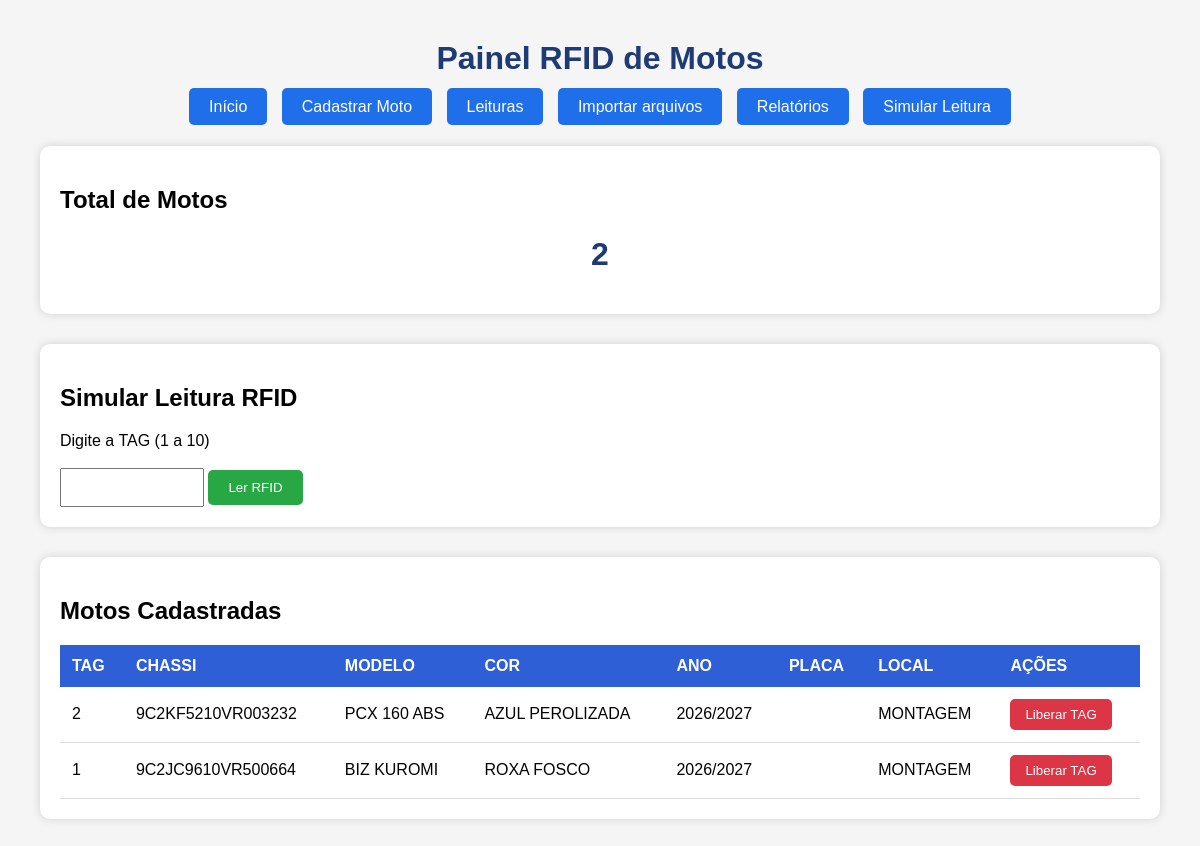
The page / on the database its author committed.
### database.py (models this page shows)
class Moto(db.Model):
    __tablename__ = "motos"
    id = db.Column(
        db.Integer,
        primary_key=True
    )
    tag_rfid = db.Column(
        db.Integer,
        unique=True,
        nullable=False
    )
    chassi = db.Column(
        db.String(100),
        unique=True,
        nullable=False
    )
    renavam = db.Column(
        db.String(50)
    )
    cor = db.Column(
        db.String(50),
        nullable=False
    )
    ano = db.Column(
        db.String(20),
        nullable=False
    )
    modelo = db.Column(
        db.String(100),
        nullable=False
    )
    placa = db.Column(
        db.String(20)
    )
    montador = db.Column(
        db.String(100)
    )
    local_atual = db.Column(
        db.String(100),
        default="PÁTIO"
    )
    status = db.Column(
        db.String(50),
        default="AGUARDANDO"
    )
    data_cadastro = db.Column(
        db.DateTime,
        default=datetime.now,
        nullable=False
    )

### app.py (the view)
@app.route('/')
def index():
    motos = Moto.query.order_by(
        Moto.id.desc()
    ).all()
    return render_template(
        'index.html',
        motos=motos
    )

### templates/index.html (shortened to what this page needs)
<!DOCTYPE html>
<html lang="pt-BR">
<head>
</head>
<body>
<h1>Painel RFID de Motos</h1>
<div class="menu">
<nav class="navbar">
    <a href="/">Início</a>
    <a href="/cadastrar">Cadastrar Moto</a>
    <a href="/leituras">Leituras</a>
    <a href="/importar">Importar arquivos</a>
    <a href="/relatorios">Relatórios</a>
    <a href="/ler">Simular Leitura</a>
</nav>
</div>
<div class="card">
<h2>Total de Motos</h2>
<h1>{{ motos|length }}</h1>
</div>
<div class="card">
<h2>Simular Leitura RFID</h2>
<form action="/ler" method="GET">
    <label>Digite a TAG (1 a 10)</label><br><br>
    <input
        type="number"
        name="tag"
        min="1"
        max="10"
        required
    >
    <button type="submit">
        Ler RFID
    </button>
</form>
</div>
<div class="card">
<h2>Motos Cadastradas</h2>
<table>
<thead>
<tr>
    <th>TAG</th>
    <th>CHASSI</th>
    <th>MODELO</th>
    <th>COR</th>
    <th>ANO</th>
    <th>PLACA</th>
    <th>LOCAL</th>
    <th>AÇÕES</th>
</tr>
</thead>
<tbody>
{% for moto in motos %}
<tr class="caracteristicas-moto">
    <td>{{ moto.tag_rfid }}</td>
    <td>{{ moto.chassi }}</td>
    <td>{{ moto.modelo }}</td>
    <td>{{ moto.cor }}</td>
    <td>{{ moto.ano }}</td>
    <td>{{ moto.placa }}</td>
    <td>{{ moto.local_atual }}</td>
    <td>
        <a href="/desvincular/{{ moto.id }}"
           onclick="return confirm('Deseja realmente liberar esta TAG RFID?')">
            <button style="
                background:#dc3545;
                color:white;
                border:none;
                padding:8px 15px;
                border-radius:5px;
                cursor:pointer;
            ">
                Liberar TAG
            </button>
        </a>
    </td>
</tr>
{% endfor %}
</tbody>
</table>
</div>
</body>
</html>

### templates/index.html (style rules this page uses)
body { font-family: Arial; background:#f5f5f5; margin:40px; }
h1 { text-align:center; color:#1f3b73; }
.menu { text-align:center; margin-bottom:30px; }
.menu a { text-decoration:none; background:#1f6feb; color:white; padding:10px 20px; border-radius:5px; margin:5px; }
.card { background:white; padding:20px; border-radius:10px; box-shadow:0 0 10px rgba(0,0,0,.15); margin-bottom:30px; }
table { width:100%; border-collapse:collapse; }
th,td { padding: 12px; text-align: left; }
th { background: #2f5fd7; color: white; }
td { border-bottom: 1px solid #ddd; }
input { padding:10px; width:120px; }
button { padding:10px 20px; background:#28a745; color:white; border:none; cursor:pointer; border-radius:5px; }

### rows shown on the page
Moto: tag_rfid "2", chassi "9C2KF5210VR003232", modelo "PCX 160 ABS", cor "AZUL PEROLIZADA", ano "2026/2027", local_atual "MONTAGEM"
Moto: tag_rfid "1", chassi "9C2JC9610VR500664", modelo "BIZ KUROMI", cor "ROXA FOSCO", ano "2026/2027", local_atual "MONTAGEM"

### other values the page prints
{{ motos|length }} "2"
